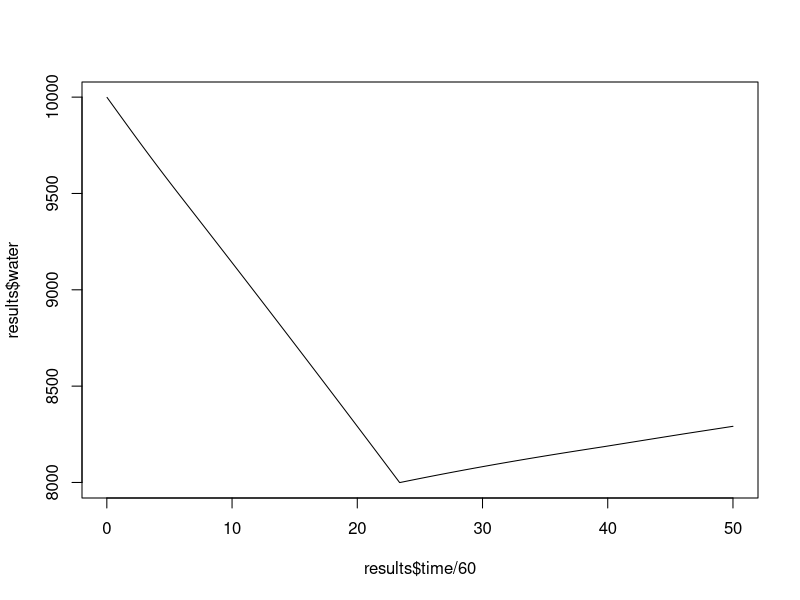
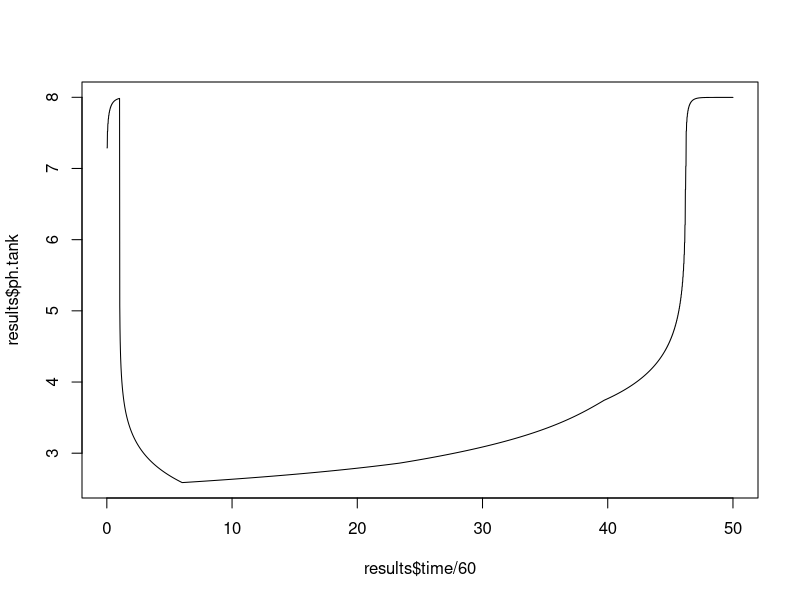
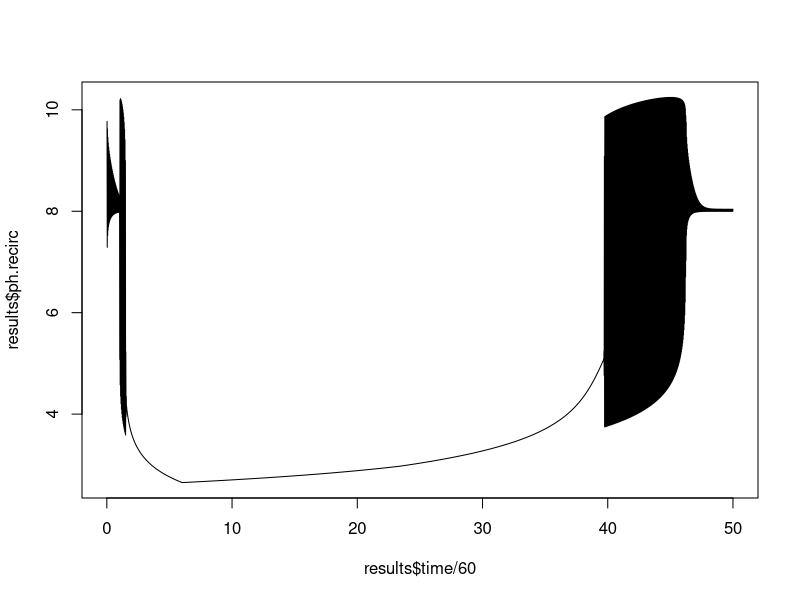
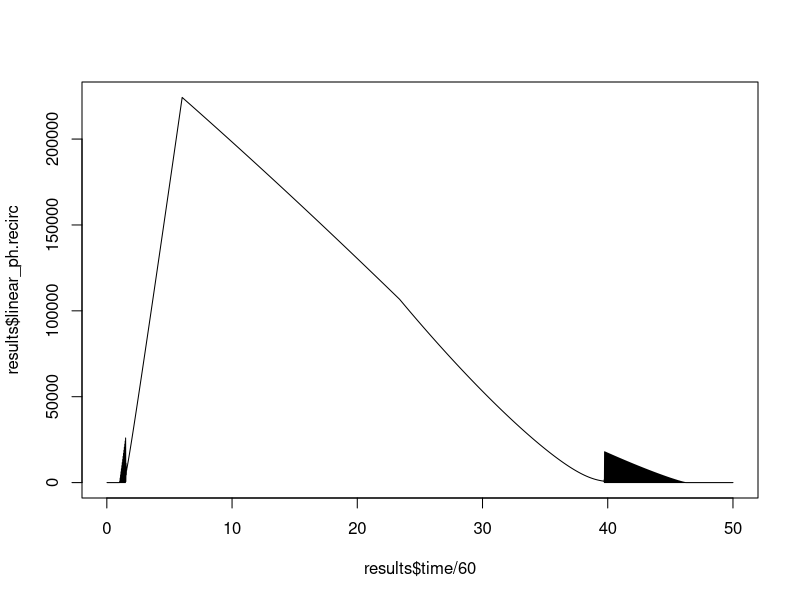

Reproduce these figures in R, in order.
tankContents <- c(water=10000, hcl=0, naoh=0, nacl=0) # (litres, grams, grams, grams)
bleedRate <- 1.5 # litres / second
recirculationRate = 124000/60/60 # litres / second 

# Simulates the recirculation pump; returns the tank contents after pumping as well 
# as the pumping contents
recirc <- function(tankContents, recircRate, timeDelta) {
  recircTotalVolume <- recirculationRate * timeDelta
  recircContents <- recircTotalVolume/sum(tankContents) * tankContents
  tankContents <- tankContents - recircContents
  return(list(tankContents=tankContents, recircContents=recircContents))
}


# Returns the liquid contents after bleeding
bleed <- function(liquidContents, recircRate, timeDelta) {
  bleedTotalVolume <- bleedRate * timeDelta
  bleedVolumes <- bleedTotalVolume/sum(liquidContents) * liquidContents 
  liquidContents <- liquidContents - bleedVolumes
  return(liquidContents)
}


# Returns the recirculation contents to the tank
returnRecirc <- function(tankContents, recircContents) {
  tankContents <- tankContents + recircContents
  return(tankContents)
}


# Simulates make-up water
makeupWaterRate <- 6000 / 60 / 60 # litres / second
makeupWaterHigh <- 10000 # litres
makeupWaterLow <- 8000   # litres
makeupWater <- function(tankContents, makeupWaterRate, onVolume, offVolume, timeDelta) {
  # Turn make up water on if necessary
  if (tankContents["water"] <= onVolume) {
    # Turn makeup water on
    attr(makeupWater, "state") <<- TRUE
  }
  
  # Turn make up water off if necessary
  if (tankContents["water"] >= offVolume) {
    # Turn makeup water off
    attr(makeupWater, "state") <<- FALSE
  }
  
  # Get current value of makeupWaterOn
  makeupWaterOn <- attr(makeupWater, "state")
  if (is.null(makeupWaterOn)) makeupWaterOn <- FALSE
  
  if (makeupWaterOn) {
    makeupWaterVolume <- makeupWaterRate * timeDelta
    tankContents["water"] <- tankContents["water"] + makeupWaterVolume
  }
    
  return(tankContents)
}

init_makeupWater <- function() {
  attr(makeupWater, "state") <<- FALSE
}

test_makeupWater <- function() {
  init_makeupWater()
  tankContents <- c(water=0, hcl=0, naoh=0) # (litres, grams, grams)
  result <- makeupWater(tankContents, 
                        makeupWaterRate = 1, 
                        onVolume = 0,
                        offVolume = 1,
                        timeDelta = 1)
  stopifnot(result["water"] == 1)
  stopifnot(result["hcl"] == 0)
  stopifnot(result["naoh"] == 0)
  
  # Make up water should now be off
  result <- makeupWater(result, 
                        makeupWaterRate = 1, 
                        onVolume = 0,
                        offVolume = 1,
                        timeDelta = 1)
  stopifnot(result["water"] == 1)
  stopifnot(result["hcl"] == 0)
  stopifnot(result["naoh"] == 0)  
  
  # Make up water should stay off
  result <- makeupWater(result, 
                        makeupWaterRate = 1, 
                        onVolume = 0,
                        offVolume = 1,
                        timeDelta = 1)
  stopifnot(result["water"] == 1)
  stopifnot(result["hcl"] == 0)
  stopifnot(result["naoh"] == 0)  
}

# Simulates the measurement of pH
measurePh <- function(liquidContents) {
  hcl <- unname(liquidContents["hcl"])
  naoh <- unname(liquidContents["naoh"])
  water <- unname(liquidContents["water"])
  
  # Check that neuralisation has already occurred
  stopifnot(hcl==0 | naoh==0)
  
  if (hcl > 0) {
    # pH calculation if there is HCl
    gramsPerMol <- 36
    molOfHcl <- hcl / gramsPerMol
    volume <- water # Assumes that chemical additions do not change volume
    molPerLitre <- molOfHcl / volume
    ph <- -log10(molPerLitre)
    if (ph>7) ph <- 7 # The amount of HCl is so small this equation is no longer correct
  } else if (naoh > 0) {
    # pH calculation if there is NaOH
    gramsPerMol <- 40
    molOfNaoh <- naoh / gramsPerMol
    volume <- water # Assumes that chemical additions do not change volume
    molPerLitre <- molOfNaoh / volume
    poh <- -log10(molPerLitre)
    ph <- 14 - poh
    if (ph<7) ph <- 7 # The amount of NaOH is so small this equation is no longer correct
  } else {
    # pH if there is no HCl nor NaOH
    ph <- 7
  }
  
  # Linearised pH
  linear_ph <- 10^(8-ph)
  
  return(c(ph=ph, linear_ph=linear_ph))
}

test_measurePh <- function() {
  tankContents <- c(water=10000, hcl=1000, naoh=0) # (litres, grams, grams)
  result <- measurePh(tankContents)
  stopifnot(abs(result - 2.56) < 0.01)
}

# Instantanously adds an acid dose
instantaneousAcidDose <- function(tankContents, doseAmount) {
  tankContents["hcl"] <- tankContents["hcl"] + doseAmount
  return(tankContents)
}

test_instantaneousAcidDose <- function() {
  tankContents <- c(water=10000, hcl=0, naoh=0) # (litres, grams, grams)
  result <- instantaneousAcidDose(tankContents, 1000)
  stopifnot(result["hcl"] == 1000)
}


# Pour acid over time
doseAcidAtFixedRate <- function(tankContents, doseAmount, doseDuration, timeDelta) {
  dosedSoFar <- attr(doseAcidAtFixedRate, "dosedSoFar")
  if (is.null(dosedSoFar)) {
    dosedSoFar <- 0
  }
  
  thisDoseAmount <- doseAmount / doseDuration * timeDelta

  if (dosedSoFar < doseAmount) {
    tankContents["hcl"] <- tankContents["hcl"] + thisDoseAmount
    dosedSoFar <- dosedSoFar + thisDoseAmount
    attr(doseAcidAtFixedRate, "dosedSoFar") <<- dosedSoFar
  }  

  return(tankContents)
}

# Initialise static local variable
init_doseAcidAtFixedRate <- function() {
  attr(doseAcidAtFixedRate, "dosedSoFar") <<- 0
}

test_doseAcidAtFixedRate <- function() {
  init_doseAcidAtFixedRate()
  tankContents <- c(water=10000, hcl=0, naoh=0) # (litres, grams, grams)
  result <- doseAcidAtFixedRate(tankContents, 1000, 5*60, timeDelta=60)
  stopifnot(result["hcl"] == 200)
  result <- doseAcidAtFixedRate(result, 1000, 5*60, timeDelta=60)
  stopifnot(result["hcl"] == 400)
}


doseCausticAtFixedRate <- function(liquidContents, doseRate, timeDelta) {
  liquidContents["naoh"] <- liquidContents["naoh"] + doseRate * timeDelta
  return(liquidContents)
}

maxPumpRate <- 60/60/60 # litres/second
pumpCausticSolution <- function(liquidContents, pumpPercentage, maxPumpRate, timeDelta) {
  pumpRate <- maxPumpRate * pumpPercentage / 100 # litres / second
  pumpVolume <- pumpRate * timeDelta # litres
  densityOfCausticSolution <- 1220 # grams / litre
  pumpWeight <- pumpVolume * densityOfCausticSolution # grams
  proportionOfCausticByWeight <- 0.20 
  causticDose <- pumpWeight * proportionOfCausticByWeight # grams
  liquidContents["naoh"] <- liquidContents["naoh"] + causticDose
  return(liquidContents)
}

chemicalReaction <- function(liquidContents) {
  hcl <- unname(liquidContents["hcl"])
  naoh <- unname(liquidContents["naoh"])
  
  gramsPerMolHcl <- 36
  gramsPerMolNaoh <- 40
  molHcl <- hcl / gramsPerMolHcl
  molNaoh <- naoh / gramsPerMolNaoh
  
  if (molHcl > molNaoh) {
    molHcl <- molHcl - molNaoh
    molNaoh <- 0
  } else {
    molNaoh <- molNaoh - molHcl
    molHcl <- 0
  }
  
  # Convert back to grams
  hcl <- molHcl * gramsPerMolHcl
  naoh <- molNaoh * gramsPerMolNaoh
  
  liquidContents["hcl"] <- hcl
  liquidContents["naoh"] <- naoh
  
  return(liquidContents)
}

proportionalPumpControl <- function(pv, sp, p) {
  err <- sp - pv
  result <- err * p
  
  # Clamp output to 0 to 100%
  if (result > 100) result <- 100
  if (result < 0) result <- 0
  
  names(result) <- "pump.output"
  return(result)
}

test_proportionalPumpControl <- function() {
  sp <- 8
  pv <- 6
  proportionalPumpControl(pv, sp, 100)
}

# Simulates the system through a single time step
update <- function(tankContents, recircRate, time, timeDelta) {
  # Add acid
  if (time>60) {
    tankContents <- doseAcidAtFixedRate(tankContents, 1000, 5*60, timeDelta)
  }
  # Add makup water
  tankContents <- makeupWater(tankContents, makeupWaterRate, makeupWaterLow, makeupWaterHigh, timeDelta=timeDelta)
  # Recirc the water
  recircResult <- recirc(tankContents, recircRate, timeDelta)
  tankContents <- recircResult$tankContents
  recircContents <- recircResult$recircContents
  # Dose caustic
  phSetpoint <- 8
  previousPh <- attr(update, "ph.recirc")
  if (is.null(previousPh)) previousPh <- 7
  pumpPercentage <- proportionalPumpControl(previousPh,
                                            phSetpoint,
                                            2)
  recircContents <- pumpCausticSolution(recircContents, pumpPercentage, maxPumpRate, timeDelta)
  # Measure the pH in the recirc line
  recircContents <- chemicalReaction(recircContents)
  measuredPhRecirc <- measurePh(recircContents)
  names(measuredPhRecirc) <- c("ph.recirc", "linear_ph.recirc")
  attr(update, "ph.recirc") <<- measuredPhRecirc["ph.recirc"]
  # Bleed some of the recirc water
  recircContents <- bleed(recircContents, recircRate, timeDelta)
  # Return the remaining recirc water to the tank
  tankContents <- returnRecirc(tankContents, recircContents)
  # Measure the pH in the tank
  tankContents <- chemicalReaction(tankContents)
  measuredPhTank <- measurePh(tankContents)
  names(measuredPhTank) <- c("ph.tank", "linear_ph.tank")
  
  return(list(tankContents=tankContents, data=c(measuredPhRecirc, measuredPhTank, pumpPercentage)))
}

init_update <- function() {
  attr(update, "ph.recirc") <<- 7
}

test_update <- function() {
  init_update()
  tankContents <- c(water=10000, hcl=1000, naoh=0) # (litres, grams, grams)
  update(tankContents, recirculationRate, 1, timeDelta=1)
  # No test defined
}

# Simulates the system through multiple time steps
run <- function(tankContents, recircRate, duration, timeDelta=0.2) {
  init_update()
  init_makeupWater()
  init_doseAcidAtFixedRate()
  time <- 0
  results <- NULL
  
  while (time < duration) {
    result <- update(tankContents, recircRate, time, timeDelta)
    tankContents <- result$tankContents
    time <- time + timeDelta
    results <- rbind(results, c(time=time, result$tankContents, result$data))
  }
  
  return(data.frame(results))
}

results <- run(tankContents, recirculationRate, duration=50*60, timeDelta=1)

plot(results$time/60, results$water, type="l")
plot(results$time/60, results$ph.tank, type="l")
plot(results$time/60, results$ph.recirc, type="l")
plot(results$time/60, results$linear_ph.recirc, type="l")
